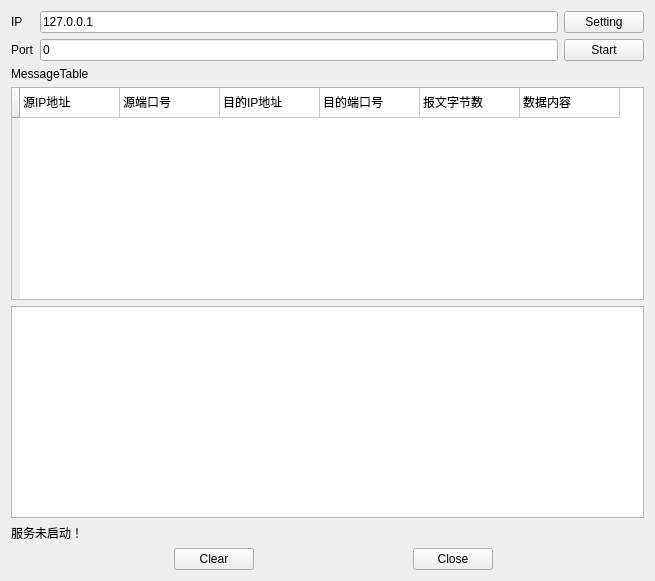
<?xml version="1.0" encoding="UTF-8"?>
<ui version="4.0">
 <class>Widget</class>
 <widget class="QWidget" name="Widget">
  <property name="geometry">
   <rect>
    <x>0</x>
    <y>0</y>
    <width>655</width>
    <height>581</height>
   </rect>
  </property>
  <property name="windowTitle">
   <string>Widget</string>
  </property>
  <layout class="QGridLayout" name="gridLayout_2">
   <item row="0" column="0">
    <layout class="QGridLayout" name="gridLayout">
     <item row="0" column="0">
      <widget class="QLabel" name="label">
       <property name="text">
        <string>IP</string>
       </property>
      </widget>
     </item>
     <item row="0" column="1">
      <widget class="QLineEdit" name="lineEditIp">
       <property name="text">
        <string>127.0.0.1</string>
       </property>
      </widget>
     </item>
     <item row="0" column="2">
      <widget class="QPushButton" name="buttonSetting">
       <property name="text">
        <string>Setting</string>
       </property>
      </widget>
     </item>
     <item row="1" column="0">
      <widget class="QLabel" name="label_2">
       <property name="text">
        <string>Port</string>
       </property>
      </widget>
     </item>
     <item row="1" column="1">
      <widget class="QLineEdit" name="lineEditPort">
       <property name="text">
        <string>0</string>
       </property>
      </widget>
     </item>
     <item row="1" column="2">
      <widget class="QPushButton" name="buttonbind">
       <property name="text">
        <string>Start</string>
       </property>
      </widget>
     </item>
    </layout>
   </item>
   <item row="1" column="0">
    <widget class="QLabel" name="label_3">
     <property name="text">
      <string>MessageTable</string>
     </property>
    </widget>
   </item>
   <item row="2" column="0">
    <widget class="QTableWidget" name="tableWidget">
     <property name="editTriggers">
      <set>QAbstractItemView::NoEditTriggers</set>
     </property>
     <property name="columnCount">
      <number>6</number>
     </property>
     <attribute name="horizontalHeaderVisible">
      <bool>false</bool>
     </attribute>
     <attribute name="horizontalHeaderHighlightSections">
      <bool>true</bool>
     </attribute>
     <attribute name="verticalHeaderVisible">
      <bool>true</bool>
     </attribute>
     <row>
      <property name="text">
       <string> </string>
      </property>
     </row>
     <column/>
     <column/>
     <column/>
     <column/>
     <column/>
     <column/>
     <item row="0" column="0">
      <property name="text">
       <string>源IP地址</string>
      </property>
      <property name="flags">
       <set>ItemIsSelectable|ItemIsDragEnabled|ItemIsDropEnabled|ItemIsUserCheckable|ItemIsEnabled</set>
      </property>
     </item>
     <item row="0" column="1">
      <property name="text">
       <string>源端口号</string>
      </property>
      <property name="flags">
       <set>ItemIsSelectable|ItemIsDragEnabled|ItemIsDropEnabled|ItemIsUserCheckable|ItemIsEnabled</set>
      </property>
     </item>
     <item row="0" column="2">
      <property name="text">
       <string>目的IP地址</string>
      </property>
      <property name="flags">
       <set>ItemIsSelectable|ItemIsDragEnabled|ItemIsDropEnabled|ItemIsUserCheckable|ItemIsEnabled</set>
      </property>
     </item>
     <item row="0" column="3">
      <property name="text">
       <string>目的端口号</string>
      </property>
      <property name="flags">
       <set>ItemIsSelectable|ItemIsDragEnabled|ItemIsDropEnabled|ItemIsUserCheckable|ItemIsEnabled</set>
      </property>
     </item>
     <item row="0" column="4">
      <property name="text">
       <string>报文字节数</string>
      </property>
      <property name="flags">
       <set>ItemIsSelectable|ItemIsDragEnabled|ItemIsDropEnabled|ItemIsUserCheckable|ItemIsEnabled</set>
      </property>
     </item>
     <item row="0" column="5">
      <property name="text">
       <string>数据内容</string>
      </property>
      <property name="flags">
       <set>ItemIsSelectable|ItemIsDragEnabled|ItemIsDropEnabled|ItemIsUserCheckable|ItemIsEnabled</set>
      </property>
     </item>
    </widget>
   </item>
   <item row="3" column="0">
    <widget class="QTextEdit" name="textEditData">
     <property name="readOnly">
      <bool>true</bool>
     </property>
    </widget>
   </item>
   <item row="4" column="0">
    <widget class="QLabel" name="labelStatus">
     <property name="text">
      <string>服务未启动！</string>
     </property>
    </widget>
   </item>
   <item row="5" column="0">
    <layout class="QGridLayout" name="gridLayout_3">
     <item row="0" column="0">
      <spacer name="horizontalSpacer">
       <property name="orientation">
        <enum>Qt::Horizontal</enum>
       </property>
       <property name="sizeHint" stdset="0">
        <size>
         <width>187</width>
         <height>20</height>
        </size>
       </property>
      </spacer>
     </item>
     <item row="0" column="1">
      <widget class="QPushButton" name="buttonClear">
       <property name="text">
        <string>Clear</string>
       </property>
      </widget>
     </item>
     <item row="0" column="2">
      <spacer name="horizontalSpacer_3">
       <property name="orientation">
        <enum>Qt::Horizontal</enum>
       </property>
       <property name="sizeHint" stdset="0">
        <size>
         <width>176</width>
         <height>20</height>
        </size>
       </property>
      </spacer>
     </item>
     <item row="0" column="3">
      <widget class="QPushButton" name="buttonClose">
       <property name="text">
        <string>Close</string>
       </property>
      </widget>
     </item>
     <item row="0" column="4">
      <spacer name="horizontalSpacer_2">
       <property name="orientation">
        <enum>Qt::Horizontal</enum>
       </property>
       <property name="sizeHint" stdset="0">
        <size>
         <width>175</width>
         <height>20</height>
        </size>
       </property>
      </spacer>
     </item>
    </layout>
   </item>
  </layout>
 </widget>
 <resources/>
 <connections/>
</ui>
